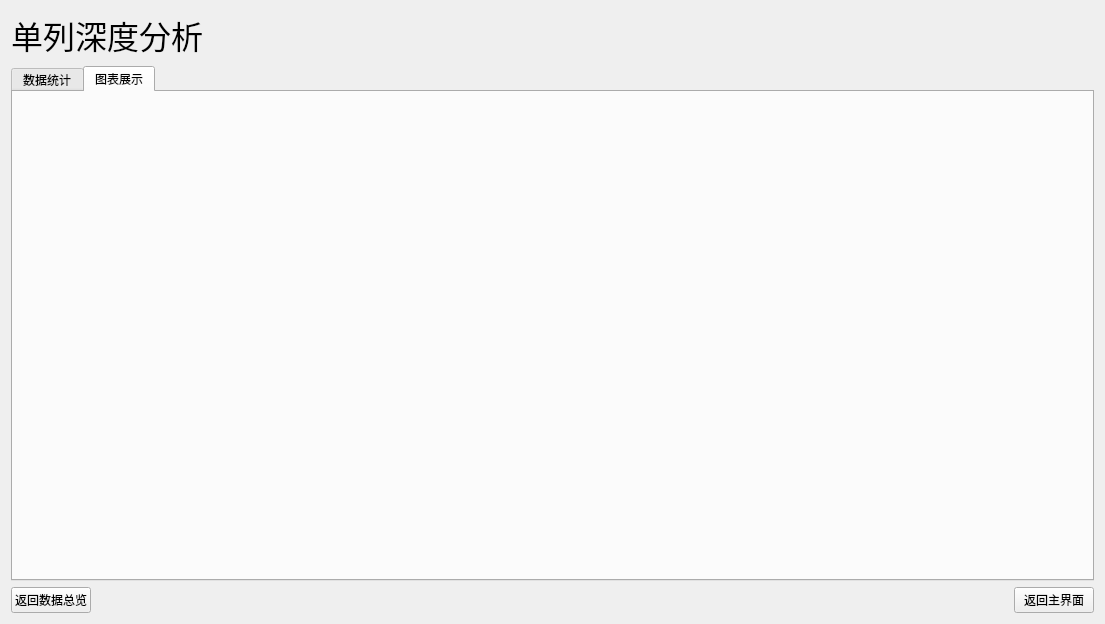
<?xml version="1.0" encoding="UTF-8"?>
<ui version="4.0">
 <class>ui_analyse</class>
 <widget class="QWidget" name="ui_analyse">
  <property name="geometry">
   <rect>
    <x>0</x>
    <y>0</y>
    <width>1105</width>
    <height>624</height>
   </rect>
  </property>
  <property name="windowTitle">
   <string>Form</string>
  </property>
  <layout class="QVBoxLayout" name="verticalLayout">
   <item>
    <widget class="QLabel" name="label">
     <property name="text">
      <string>&lt;html&gt;&lt;head/&gt;&lt;body&gt;&lt;p&gt;&lt;span style=&quot; font-size:24pt;&quot;&gt;单列深度分析&lt;/span&gt;&lt;/p&gt;&lt;/body&gt;&lt;/html&gt;</string>
     </property>
    </widget>
   </item>
   <item>
    <widget class="QTabWidget" name="tabWidget">
     <property name="currentIndex">
      <number>1</number>
     </property>
     <widget class="QWidget" name="text_analysis_result_tab">
      <attribute name="title">
       <string>数据统计</string>
      </attribute>
      <layout class="QVBoxLayout" name="verticalLayout_2">
       <item>
        <widget class="QTextEdit" name="text_analysis_result">
         <property name="readOnly">
          <bool>true</bool>
         </property>
        </widget>
       </item>
      </layout>
     </widget>
     <widget class="QWidget" name="layout_plot_tab">
      <attribute name="title">
       <string>图表展示</string>
      </attribute>
      <layout class="QVBoxLayout" name="verticalLayout_4">
       <item>
        <layout class="QVBoxLayout" name="layout_plot"/>
       </item>
      </layout>
     </widget>
    </widget>
   </item>
   <item>
    <layout class="QHBoxLayout" name="horizontalLayout">
     <item>
      <widget class="QPushButton" name="btn_back_overview">
       <property name="text">
        <string>返回数据总览</string>
       </property>
      </widget>
     </item>
     <item>
      <spacer name="horizontalSpacer">
       <property name="orientation">
        <enum>Qt::Horizontal</enum>
       </property>
       <property name="sizeHint" stdset="0">
        <size>
         <width>40</width>
         <height>20</height>
        </size>
       </property>
      </spacer>
     </item>
     <item>
      <widget class="QPushButton" name="btn_back_home">
       <property name="text">
        <string>返回主界面</string>
       </property>
      </widget>
     </item>
    </layout>
   </item>
  </layout>
 </widget>
 <resources/>
 <connections/>
</ui>
